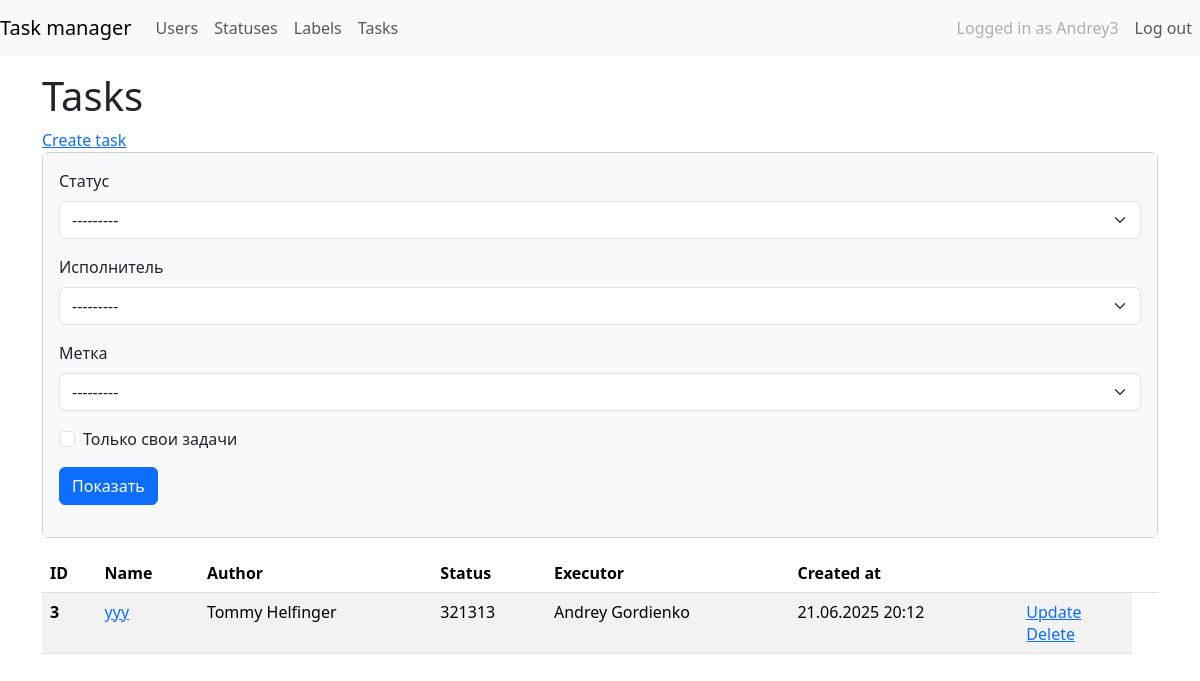
The app's page /tasks/ (signed in) with its own data.
### task_manager/users/models.py (models this page shows)
class MyUser(AbstractUser):
    created_at = models.DateTimeField(_("Creation date"), auto_now_add=True)
    def __str__(self):
        return self.get_full_name()

### task_manager/tasks/models.py (models this page shows, shortened)
class Task(models.Model):
    name = models.CharField(
        verbose_name="Имя",
        max_length=150,
        null=False,
        blank=False,
        unique=True,
    )
    description = models.TextField(
        verbose_name="Описание",
        blank=True,
    )
    status = models.ForeignKey(Status, on_delete=models.PROTECT, verbose_name="Статус")
    executor = models.ForeignKey(
        MyUser,
        on_delete=models.CASCADE,
        blank=True,
        null=True,
        verbose_name="Исполнитель",
        related_name="executors",
    )
    author = models.ForeignKey(
        MyUser,
        on_delete=models.CASCADE,
        verbose_name="Автор",
        related_name="authors",
    )
    labels = models.ManyToManyField(
        Label,
        blank=True,
        verbose_name="Метки",
        related_name="labels",
        through="TaskLabels",
    )
    created_at = models.DateTimeField(
        verbose_name="Дата создания",
        auto_now_add=True,
    )
    class Meta:
        verbose_name = "Task"
        verbose_name_plural = "Tasks"

### task_manager/statuses/models.py (models this page shows)
class Status(models.Model):
    name = models.CharField(max_length=100, unique=True)
    created_at = models.DateTimeField(auto_now_add=True)
    def __str__(self):
        return self.name

### task_manager/tasks/views.py (the view)
# urls.py: path("", TaskListView.as_view(), name="task_list"),
class TaskListView(LoginRequiredMixin, FilterView):
    model = Task
    context_object_name = "task_list"
    template_name = "tasks/task_list.html"
    filterset_class = TaskFilter

### task_manager/labels/models.py (called while the page is built)
    def __str__(self):
        return self.name

### task_manager/templates/tasks/task_list.html (shortened to what this page needs)
{% extends "task_manager/base.html" %}
{% load i18n %}
{% load django_bootstrap5 %}
{% block content %}
<div class="mt-4">
    <h1 class="mt-1">{% translate "Tasks" %}</h1>
    <a href="{% url 'tasks:create_task' %}">{% translate 'Create task' %}</a>
    <div class="card mb-3">
        <div class="card-body bg-light">
            <form class="form-inline center" method="get">
                {% bootstrap_field filter.form.status field_class='ml-2 mr-3' %}
                {% bootstrap_field filter.form.executor field_class='mr-3 ml-2' %}
                {% bootstrap_field filter.form.labels field_class='mr-3 ml-2' %}
                {% bootstrap_field filter.form.self_tasks field_class='mr-3' %}
                <input class="btn btn-primary" type="submit" value="Показать">
            </form>
        </div>
    </div>
    {% if task_list %}
    <table class="table table-striped">
        <thead>
            <tr>
                <th scope="col">ID</th>
                <th scope="col">{% translate "Name" %}</th>
                <th scope="col">{% translate "Author" %}</th>
                <th scope="col">{% translate "Status" %}</th>
                <th scope="col">{% translate "Executor" %}</th>
                <th scope="col">{% translate "Created at" %}</th>
                <th scope="col"></th>
                <th></th>
            </tr>
        </thead>
        <tbody>
            {% for task in task_list %}
            <tr>
                <th scope="row"> {{ task.id }}</th>
                <td>
                    <a href="{% url 'tasks:detail_task' task.pk %}">{{ task.name }}</a>
                </td>
                <td>{{ task.author }}</td>
                <td>{{ task.status }}</td>
                <td>{{ task.executor }}</td>
                <td>{{ task.created_at|date:"d.m.Y H:i" }}</td>
                <td>
                    <a href="{% url 'tasks:update_task' task.pk %}">{% translate 'Update' %}</a>
                    <br>
                    <a href="{% url 'tasks:delete_task' task.pk %}">{% translate 'Delete' %}</a>
                </td>
            </tr>
            {% endfor %}
        </tbody>
    </table>
    {% else %}
    <p>There are no tasks.</p>
    {% endif %}
    {% endblock %}

### task_manager/templates/task_manager/base.html (shortened to what this page needs)
{% load django_bootstrap5 %}
{% load i18n %}
{% get_current_language as LANGUAGE_CODE %}
{% bootstrap_css %}
<!doctype html>
<html lang="{{ LANGUAGE_CODE }}" class="h-100">
{% block header %}
<head>
</head>
{% endblock %}
{% block navbar %}
<body class="d-flex flex-column h-100">
    <header>
        <nav class="navbar navbar-expand-md navbar-light fixed-top bg-light">
            <a class="navbar-brand" href="{% url 'index' %}">{% translate "Task manager" %}</a>
            <div class="collapse navbar-collapse" id="navbarCollapse">
                <ul class="navbar-nav mr-auto">
                    <li class="nav-item">
                        <a class="nav-link" href="{% url 'users:user_list' %}">{% translate "Users" %}</a>
                    </li>
                    {% if user.is_authenticated %}
                    <li class="nav-item">
                        <a class="nav-link" href="{% url 'statuses:status_list' %}">{% translate "Statuses" %}</a>
                    </li>
                    <li class="nav-item">
                        <a class="nav-link" href="{% url 'labels:label_list' %}">{% translate "Labels" %}</a>
                    </li>
                    <li class="nav-item">
                        <a class="nav-link" href="{% url 'tasks:task_list' %}">{% translate "Tasks" %}</a>
                    </li>
                    {% endif %}
                </ul>
            </div>
            <div class="collapse navbar-collapse flex-grow-0" id="navbarSupportedContent">
                <ul class="navbar-nav text-right">
                    {% if not user.is_authenticated %}
                    <li class="nav-item active ">
                        <a class="nav-link" href="{% url 'login' %}">{% translate "Log in" %}</a>
                    </li>
                    <li class="nav-item active">
                        <a class="nav-link" href="{% url 'users:create_user' %}">{% translate "Sign up" %}</a>
                    </li>
                    {% else %}
                    <li class="nav-item">
                        <a class="nav-link disabled" href="#" tabindex="-1" aria-disabled="true">
                            {% translate "Logged in as" %}
                            {{user.username }}</a>
                    </li>
                    <li class="nav-item active">
                        <a class="nav-link" href="{% url 'logout' %}">{% translate "Log out" %}</a>
                    </li>
                    {% endif %}
                </ul>
            </div>
        </nav>
    </header>
    {% endblock %}
    <main role="main" class="flex-shrink-0 mt-5">
        <div class="container">
            {% block content %}{% endblock %}
        </div>
    </main>
</html>

### records on screen
MyUser: username "Andrey3"
Task: id "3", name "ууу", author "Tommy Helfinger", status "321313", executor "Andrey Gordienko", created_at "21.06.2025 20:12"
